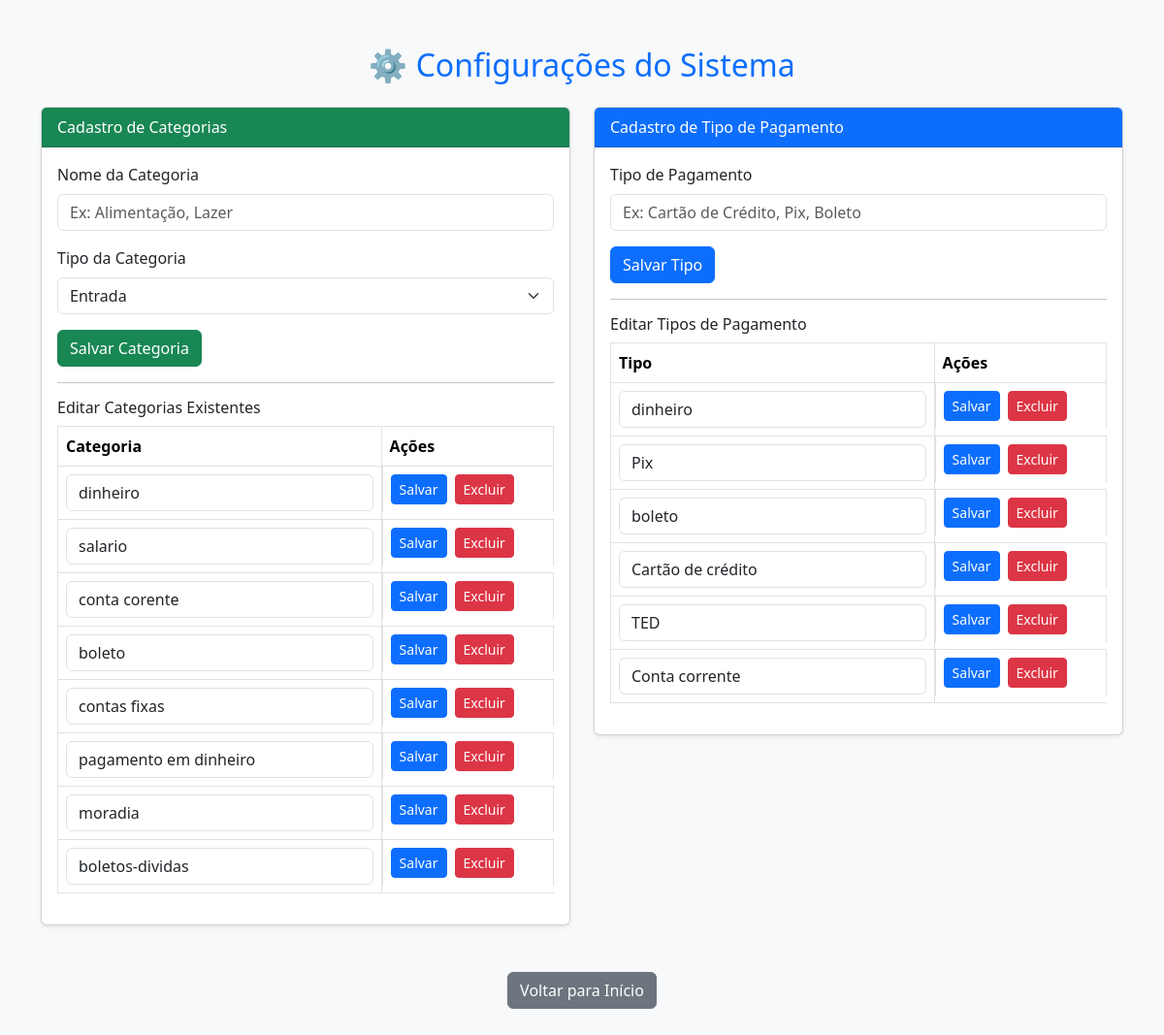
The page /configuracao on the database its author committed.
### tables this page shows
CREATE TABLE categorias (
            id INTEGER PRIMARY KEY AUTOINCREMENT,
            nome TEXT NOT NULL,
            tipo TEXT CHECK(tipo IN ('entrada', 'saida'))
            -- usuario_id INTEGER -- Adicione se categorias forem por usuário, com FOREIGN KEY (usuario_id) REFERENCES usuarios(id)
        );

CREATE TABLE tipos_pagamento (
            id INTEGER PRIMARY KEY AUTOINCREMENT,
            descricao TEXT NOT NULL
            -- usuario_id INTEGER -- Adicione se tipos de pagamento forem por usuário, com FOREIGN KEY (usuario_id) REFERENCES usuarios(id)
        );

### routes/configuracao.py (the view)
@configuracao_route.route('/configuracao')
def configuracao():
    try:
        categorias = obter_categorias_db() # Usa g.db internamente
        tipos_pagamento = obter_tipos_pagamento_db() # Usa g.db internamente
        return render_template('configuracao.html', categorias=categorias, tipos_pagamento=tipos_pagamento)
    except Exception as e:
        logging.error(f"Erro ao carregar página de configuração: {e}")
        return render_template('configuracao.html', categorias=[], tipos_pagamento=[], error="Erro ao carregar dados de configuração.")

### database/database.py (called while the page is built)
def obter_categorias_db():
    conn = get_db()
    if not verificar_conexao(conn):
        logging.error("Conexão inválida em obter_categorias_db")
        return []
    try:
        cursor = conn.cursor()
        cursor.execute("SELECT id, nome, tipo FROM categorias") # Assumindo categorias globais
        return cursor.fetchall()
    except sqlite3.Error as e:
        logging.error(f"[ERRO DB] Falha ao obter categorias: {e}")
        return []

def obter_tipos_pagamento_db():
    conn = get_db()
    if not verificar_conexao(conn):
        logging.error("Conexão inválida em obter_tipos_pagamento_db")
        return []
    try:
        cursor = conn.cursor()
        cursor.execute("SELECT id, descricao FROM tipos_pagamento") # Assumindo tipos de pagamento globais
        return cursor.fetchall()
    except sqlite3.Error as e:
        logging.error(f"[ERRO DB] Falha ao obter tipos de pagamento: {e}")
        return []

### database/db_context.py (called while the page is built)
def conectar_db():
    try:
        conn = sqlite3.connect(DB_PATH)
        conn.row_factory = sqlite3.Row # Opcional: retorna linhas como dicionários/objetos
        conn.isolation_level = None
        return conn
    except sqlite3.Error as e:
        logging.error(f"[ERRO DB_CONTEXT] Falha ao conectar ao banco de dados: {e}")
        return None

def get_db():
    if 'db' not in g:
        g.db = conectar_db()
    return g.db

def verificar_conexao(conn):
    if conn is None:
        logging.error("[ERRO DB_CONTEXT] Conexão com o banco de dados não estabelecida para verificação.")
        return False
    try:
        conn.execute("SELECT 1")
        return True
    except sqlite3.Error as e:
        logging.error(f"[ERRO DB_CONTEXT] Erro ao verificar conexão: {e}")
        return False

### run.py (called while the page is built)
@app.teardown_request
def handle_teardown_request(e=None):
    close_db(e)

### templates/configuracao.html (shortened to what this page needs)
<!DOCTYPE html>
<html lang="pt">
<head>
  <link href="https://cdn.jsdelivr.net/npm/bootstrap@5.3.2/dist/css/bootstrap.min.css" rel="stylesheet">
</head>
<body class="bg-light">
<div class="container py-5">
  <h2 class="text-center mb-4 text-primary">⚙️ Configurações do Sistema</h2>
  <div class="row">
    <div class="col-md-6">
      <div class="card shadow-sm mb-4">
        <div class="card-header bg-success text-white">Cadastro de Categorias</div>
        <div class="card-body">
            <form method="POST" action="/salvar_categoria">
                <div class="mb-3">
                  <label for="categoria" class="form-label">Nome da Categoria</label>
                  <input type="text" class="form-control" id="categoria" name="nome_categoria" placeholder="Ex: Alimentação, Lazer">
                </div>
                <div class="mb-3">
                  <label for="tipo_categoria" class="form-label">Tipo da Categoria</label>
                  <select class="form-select" id="tipo_categoria" name="tipo_categoria" required>
                    <option value="entrada">Entrada</option>
                  </select>
                </div>
                <div class="d-flex justify-content-between">
                  <button type="submit" class="btn btn-success">Salvar Categoria</button>
                </div>
              </form>
          {% if categorias %}
          <hr>
          <h6 class="mt-3">Editar Categorias Existentes</h6>
          <table class="table table-bordered mt-2">
            <thead>
              <tr>
                <th>Categoria</th>
                <th>Ações</th>
              </tr>
            </thead>
            <tbody>
              {% for cat in categorias %}
              <tr>
                <form method="POST" action="/atualizar_categoria">
                  <td>
                    <input type="text" name="novo_nome" value="{{ cat[1] }}" class="form-control">
                  </td>
                  <td class="d-flex gap-2">
                    <button type="submit" class="btn btn-sm btn-primary">Salvar</button>
                  </form>
                  <form method="POST" action="/excluir_categoria">
                    <button type="submit" class="btn btn-sm btn-danger">Excluir</button>
                  </form>
              </tr>
              {% endfor %}
            </tbody>
          </table>
          {% endif %}
        </div>
      </div>
    </div>
    <div class="col-md-6">
      <div class="card shadow-sm mb-4">
        <div class="card-header bg-primary text-white">Cadastro de Tipo de Pagamento</div>
        <div class="card-body">
          <form method="POST" action="/salvar_tipo_pagamento">
            <div class="mb-3">
              <label for="tipoPagamento" class="form-label">Tipo de Pagamento</label>
              <input type="text" class="form-control" id="tipoPagamento" name="tipo_pagamento" placeholder="Ex: Cartão de Crédito, Pix, Boleto">
            </div>
            <div class="d-flex justify-content-between">
              <button type="submit" class="btn btn-primary">Salvar Tipo</button>
            </div>
          </form>
          {% if tipos_pagamento %}
          <hr>
          <h6 class="mt-3">Editar Tipos de Pagamento</h6>
          <table class="table table-bordered mt-2">
            <thead>
              <tr>
                <th>Tipo</th>
                <th>Ações</th>
              </tr>
            </thead>
            <tbody>
              {% for tipo in tipos_pagamento %}
              <tr>
                <form method="POST" action="/atualizar_tipo_pagamento">
                  <td>
                    <input type="text" name="novo_tipo" value="{{ tipo[1] }}" class="form-control">
                  </td>
                  <td class="d-flex gap-2">
                    <button type="submit" class="btn btn-sm btn-primary">Salvar</button>
                  </form>
                  <form method="POST" action="/excluir_tipo_pagamento">
                    <button type="submit" class="btn btn-sm btn-danger">Excluir</button>
                  </form>
              </tr>
              {% endfor %}
            </tbody>
          </table>
          {% endif %}
        </div>
      </div>
    </div>
  </div>
  <div class="text-center mt-4">
    <a href="/dashboard" class="btn btn-secondary">Voltar para Início</a>
  </div>
</div>
</body>
</html>

### rows shown on the page
categorias: novo_nome "dinheiro"
categorias: novo_nome "salario"
categorias: novo_nome "conta corente"
categorias: novo_nome "boleto"
categorias: novo_nome "contas fixas"
categorias: novo_nome "pagamento em dinheiro"
categorias: novo_nome "moradia"
categorias: novo_nome "boletos-dividas"
tipos_pagamento: novo_tipo "dinheiro"
tipos_pagamento: novo_tipo "Pix"
tipos_pagamento: novo_tipo "boleto"
tipos_pagamento: novo_tipo "Cartão de crédito"
tipos_pagamento: novo_tipo "TED"
tipos_pagamento: novo_tipo "Conta corrente"
